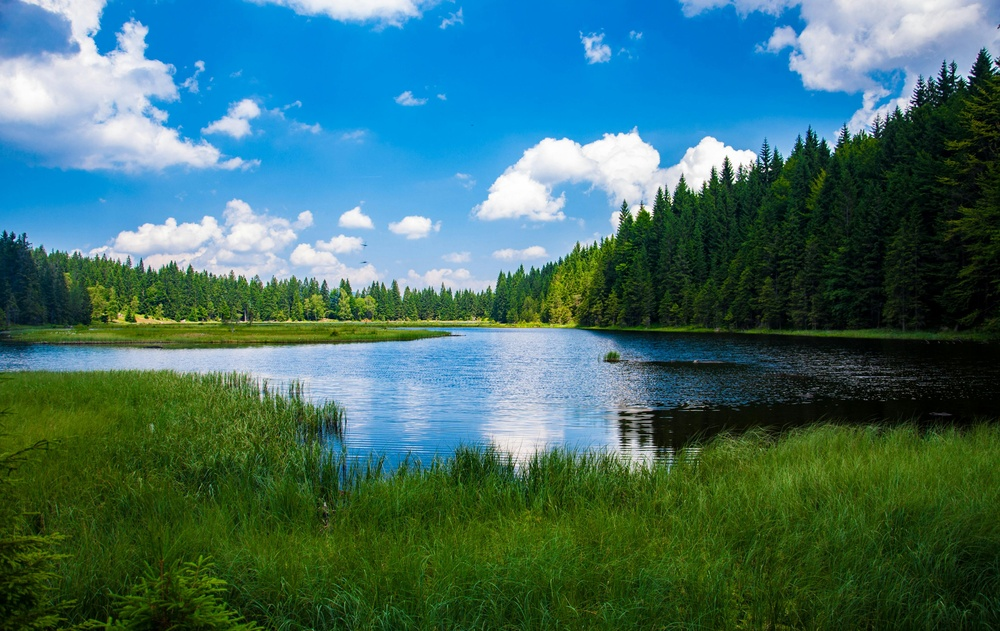
#> input picture media/lake.jpg, 1000 x 631 px, shrunk from 4288 x 2704 before the run
$ python ImageThresholding.py
#> lines starting #> are read from the running program, lines starting #| are printed output that depends on the picture; after the words box and inside, x2 and y2 are one past the last pixel; in counts of white or black regions, pixels touching at a corner belong together
import cv2 as cv
import numpy as np
from matplotlib import pyplot as plt

import os

def read_grayscale_image(path:str):
  """Reads an image and transforms it into grayscale"""
#> called with path = 'media/lake.jpg'
  if not path or not os.path.exists(path):
    return
  image=cv.imread(path, 0)
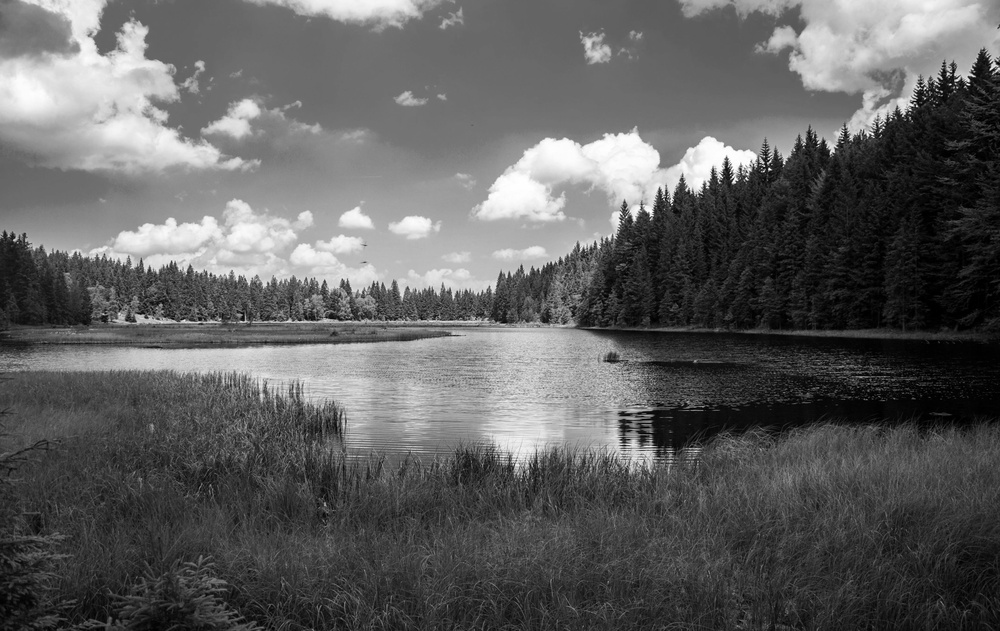
#> image: shape (631, 1000); min 0, max 255, mean 95.8
  return image

# [51 lines left out: functions binary_threshold, truncation_threshold, adaptive_threshold, zero_thresholding, not called in this run]

def otsu_thresholding(image:np.ndarray):
  """Otsu thresholding"""
  if image is None or not isinstance(image, np.ndarray):
    return
  _, thresholded_image = cv.threshold(image, 0, 255, cv.THRESH_BINARY + cv.THRESH_OTSU)
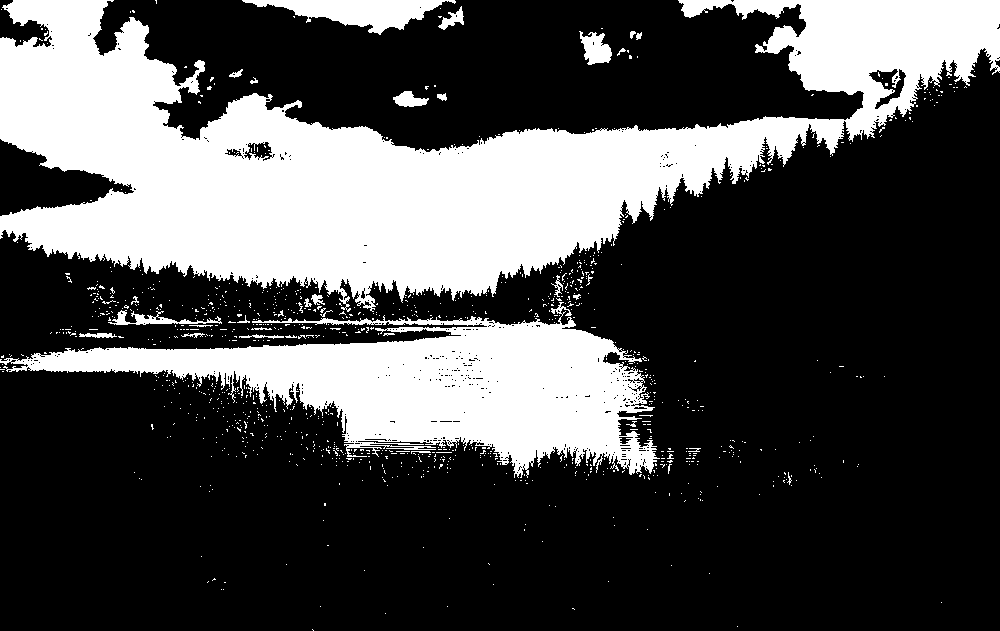
#> thresholded_image: shape (631, 1000); 29.9% white; 1059 white regions (1026 under 20 px), largest, box (x1, y1, x2, y2) and area: (0, 0, 1000, 312) 133035, (0, 302, 660, 478) 46669, (242, 0, 456, 35) 3508
  cv.imshow('Thresholded Image', thresholded_image)
  cv.waitKey(0)
  cv.destroyAllWindows()

# [8 lines left out: function is_valid_threshold_value, not called in this run]

def main():
  path='media/lake.jpg'
  image=read_grayscale_image(path)
  threshold=123
  otsu_thresholding(image)
  # [4 lines of commented-out code are left out]

if __name__=="__main__":
  main()

$ run again, with media/Cat.jpg copied over media/lake.jpg
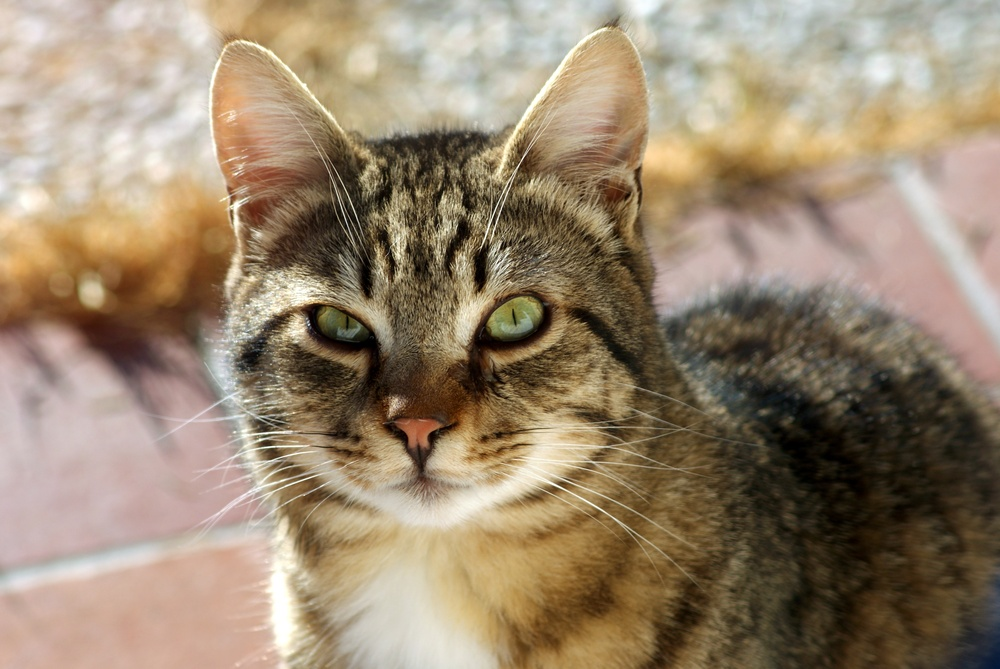
#> input picture media/Cat.jpg, 1000 x 669 px, shrunk from 3872 x 2592 before the run
#> in read_grayscale_image, `image=cv.imread(path, 0)`:
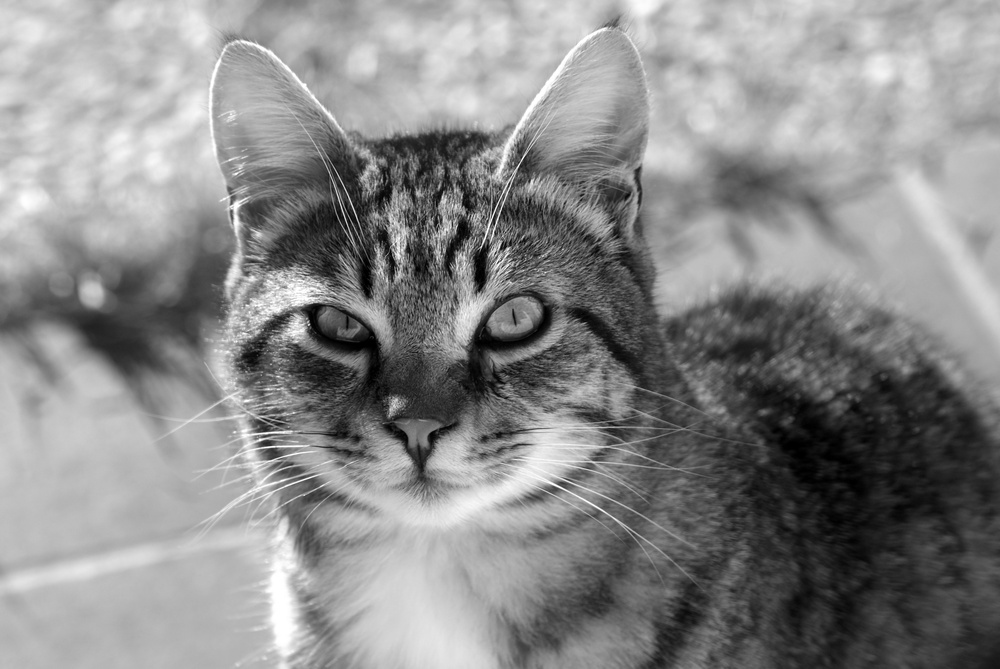
#> image: shape (669, 1000); min 0, max 255, mean 137.6
#> in otsu_thresholding, `_, thresholded_image = cv.threshold(image, 0, 255, cv.THRESH_BINARY + ..`:
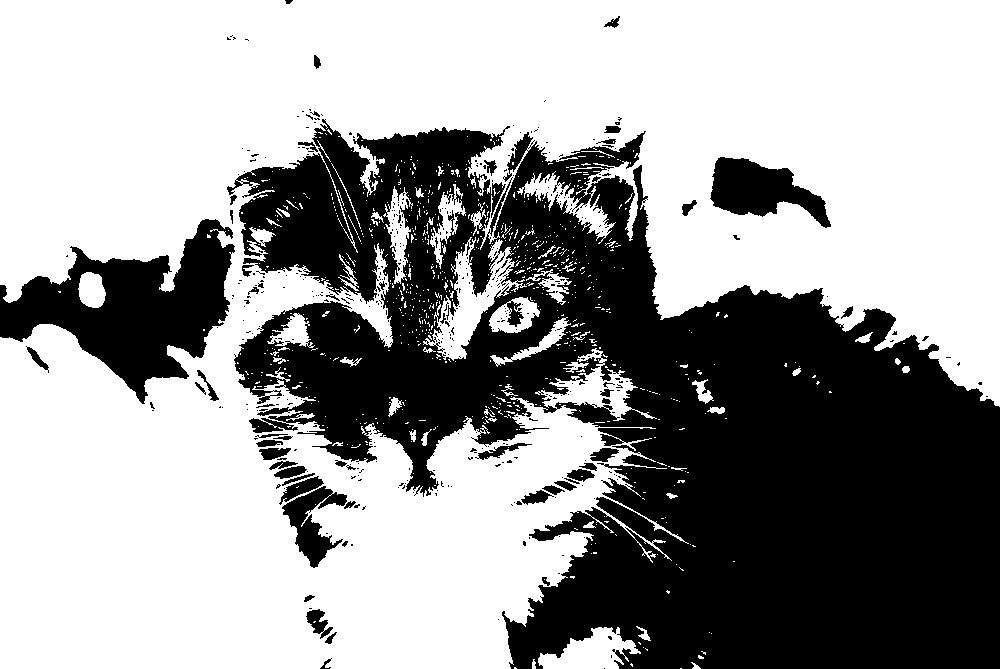
#> thresholded_image: shape (669, 1000); 61.5% white; 454 black regions (399 under 20 px), largest, box (x1, y1, x2, y2) and area: (227, 119, 1000, 669) 224858, (0, 219, 235, 404) 19608, (710, 157, 831, 228) 4537

$ run again, with media/blobs_dog.jpg copied over media/lake.jpg
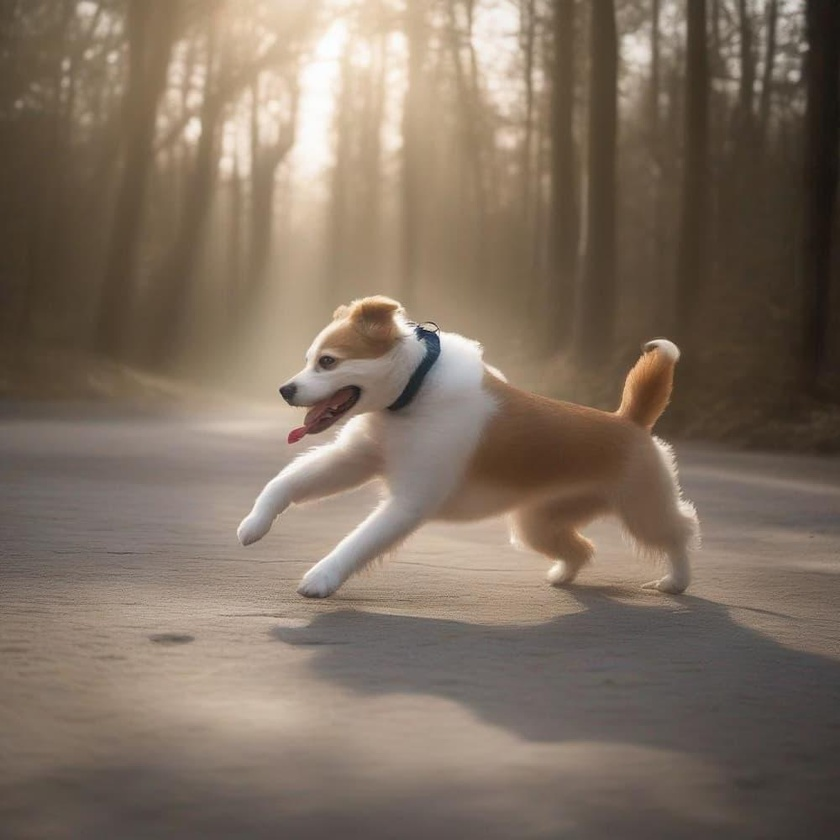
#> input picture media/blobs_dog.jpg, 840 x 840 px, shrunk from 1000 x 1000 before the run
#> in read_grayscale_image, `image=cv.imread(path, 0)`:
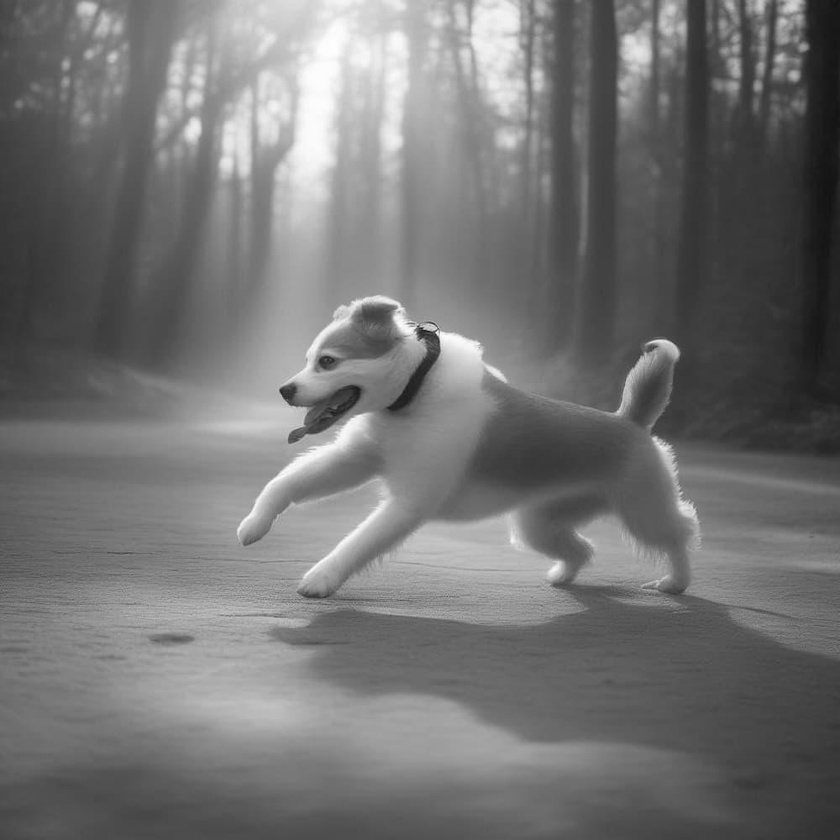
#> image: shape (840, 840); min 18, max 254, mean 115.1
#> in otsu_thresholding, `_, thresholded_image = cv.threshold(image, 0, 255, cv.THRESH_BINARY + ..`:
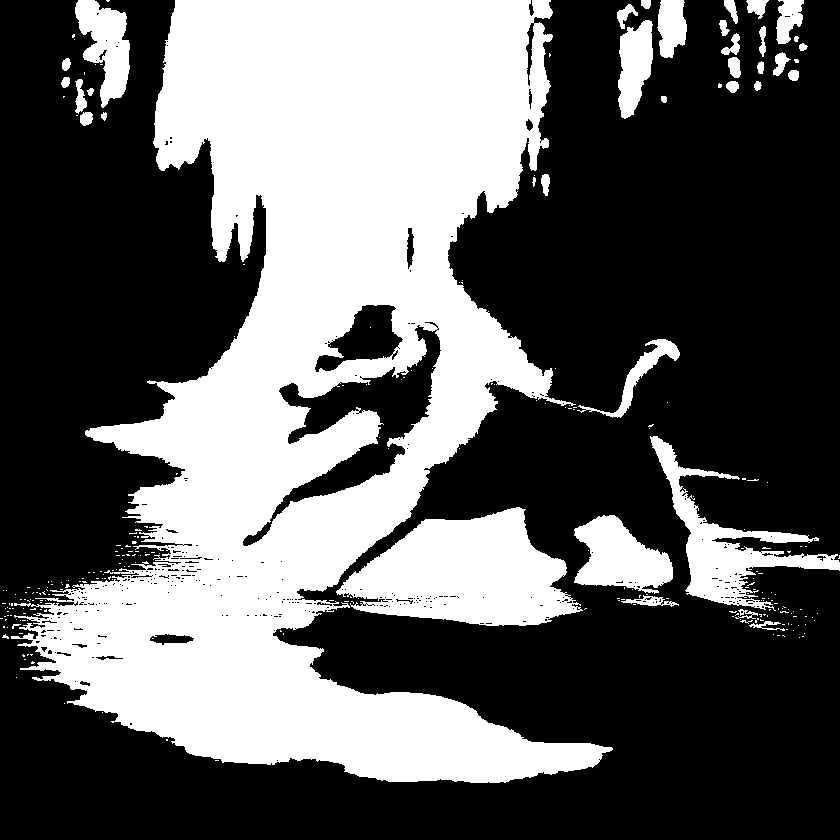
#> thresholded_image: shape (840, 840); 37.6% white; 267 white regions (229 under 20 px), largest, box (x1, y1, x2, y2) and area: (11, 0, 613, 783) 221299, (336, 507, 583, 626) 18234, (650, 436, 840, 611) 7864
